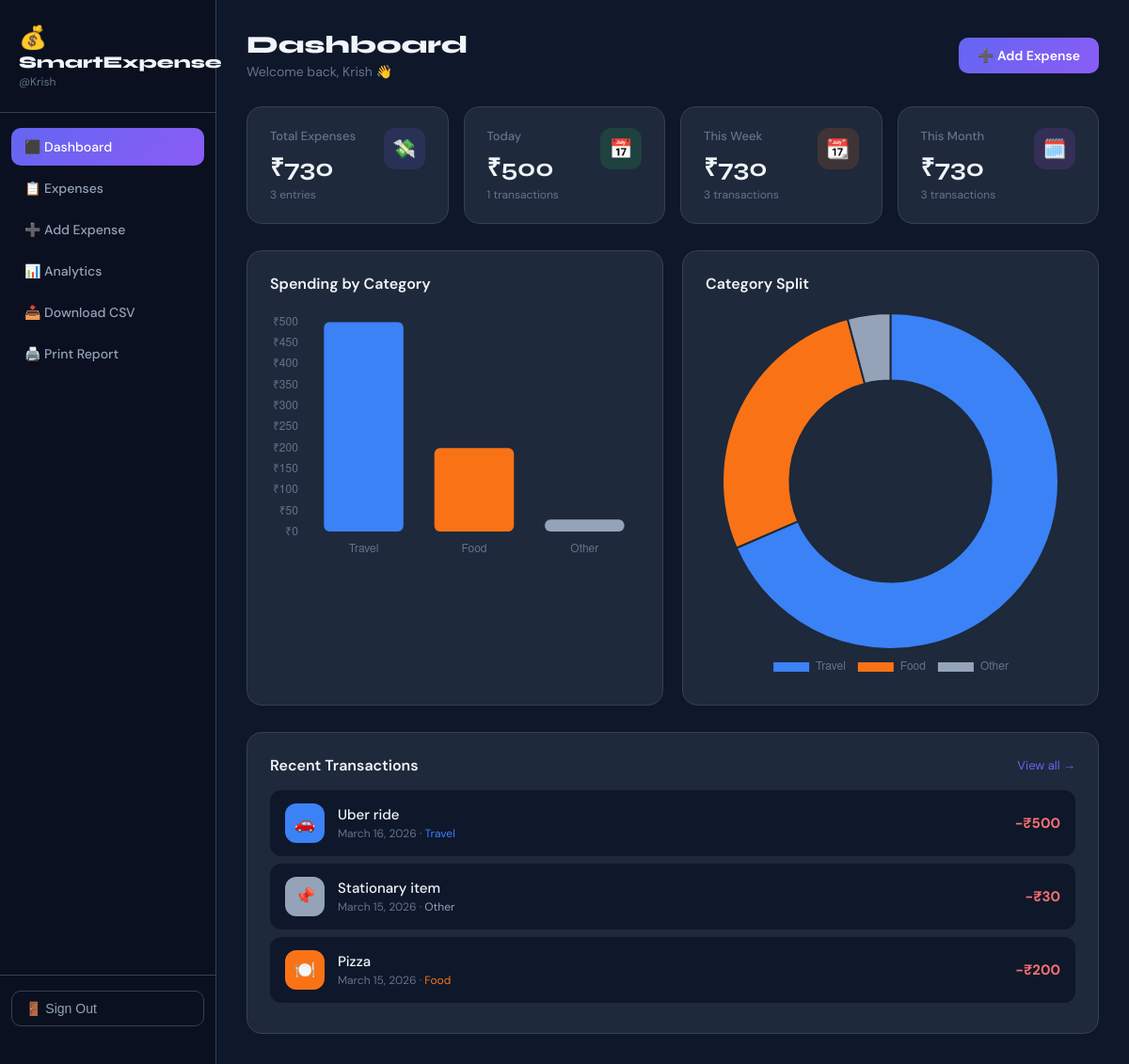
The app's page / (signed in) with its own data.
### expenses/models.py (models this page shows, shortened)
class Expense(models.Model):
    user = models.ForeignKey(User, on_delete=models.CASCADE, related_name='expenses')
    description = models.CharField(max_length=255)
    amount = models.DecimalField(max_digits=10, decimal_places=2)
    date = models.DateField()
    category = models.CharField(max_length=50, choices=CATEGORY_CHOICES, default='Other')
    notes = models.TextField(blank=True, null=True)
    created_at = models.DateTimeField(auto_now_add=True)
    class Meta:
        ordering = ['-date', '-created_at']

### expenses/views.py (the view)
# urls.py: path('', views.dashboard, name='dashboard'),
@login_required
def dashboard(request):
    today = datetime.date.today()
    all_expenses = Expense.objects.filter(user=request.user)
    total = all_expenses.aggregate(Sum('amount'))['amount__sum'] or 0
    today_total = all_expenses.filter(date=today).aggregate(Sum('amount'))['amount__sum'] or 0
    week_total = all_expenses.filter(date__gte=today - datetime.timedelta(days=7)).aggregate(Sum('amount'))['amount__sum'] or 0
    month_total = all_expenses.filter(date__year=today.year, date__month=today.month).aggregate(Sum('amount'))['amount__sum'] or 0
    recent = all_expenses[:5]
    cat_data = []
    cat_totals = all_expenses.values('category').annotate(total=Sum('amount')).order_by('-total')
    for item in cat_totals:
        cat_data.append({
            'category': item['category'],
            'total': float(item['total']),
            'color': CATEGORY_COLORS.get(item['category'], '#94a3b8'),
            'icon': CATEGORY_ICONS.get(item['category'], '📌'),
        })
    context = {
        'total': total,
        'today_total': today_total,
        'week_total': week_total,
        'month_total': month_total,
        'recent': recent,
        'cat_data': cat_data,
        'cat_data_json': json.dumps(cat_data),
        'total_count': all_expenses.count(),
        'today_count': all_expenses.filter(date=today).count(),
        'week_count': all_expenses.filter(date__gte=today - datetime.timedelta(days=7)).count(),
        'month_count': all_expenses.filter(date__year=today.year, date__month=today.month).count(),
        'category_icons': CATEGORY_ICONS,
        'category_colors': CATEGORY_COLORS,
    }
    return render(request, 'expenses/dashboard.html', context)

### expenses/templatetags/expense_extras.py (called while the page is built)
@register.filter
def get_item(dictionary, key):
    return dictionary.get(key, '')

### templates/expenses/dashboard.html (shortened to what this page needs)
{% extends "expenses/base.html" %}
{% load expense_extras %}
{% block content %}
<div class="page">
  <div class="page-header" style="display:flex;justify-content:space-between;align-items:center;">
    <div>
      <h2 class="page-title">Dashboard</h2>
      <p class="page-sub">Welcome back, {{ user.username }} 👋</p>
    </div>
    <a href="{% url 'add_expense' %}" class="btn btn-primary">➕ Add Expense</a>
  </div>
  <div class="stats-grid">
    <div class="stat-card">
      <div style="display:flex;justify-content:space-between;align-items:flex-start;">
        <div>
          <p class="stat-label">Total Expenses</p>
          <p class="stat-value">₹{{ total|floatformat:0 }}</p>
          <p class="stat-sub">{{ total_count }} entries</p>
        </div>
        <div class="stat-icon" style="background:rgba(99,102,241,.15);">💸</div>
      </div>
    </div>
    <div class="stat-card">
      <div style="display:flex;justify-content:space-between;align-items:flex-start;">
        <div>
          <p class="stat-label">Today</p>
          <p class="stat-value">₹{{ today_total|floatformat:0 }}</p>
          <p class="stat-sub">{{ today_count }} transactions</p>
        </div>
        <div class="stat-icon" style="background:rgba(34,197,94,.15);">📅</div>
      </div>
    </div>
    <div class="stat-card">
      <div style="display:flex;justify-content:space-between;align-items:flex-start;">
        <div>
          <p class="stat-label">This Week</p>
          <p class="stat-value">₹{{ week_total|floatformat:0 }}</p>
          <p class="stat-sub">{{ week_count }} transactions</p>
        </div>
        <div class="stat-icon" style="background:rgba(249,115,22,.15);">📆</div>
      </div>
    </div>
    <div class="stat-card">
      <div style="display:flex;justify-content:space-between;align-items:flex-start;">
        <div>
          <p class="stat-label">This Month</p>
          <p class="stat-value">₹{{ month_total|floatformat:0 }}</p>
          <p class="stat-sub">{{ month_count }} transactions</p>
        </div>
        <div class="stat-icon" style="background:rgba(168,85,247,.15);">🗓️</div>
      </div>
    </div>
  </div>
  <div class="charts-grid" style="margin-bottom:28px;">
    <div class="card">
      <h3 style="color:#f1f5f9;font-size:16px;font-weight:600;margin-bottom:20px;">Spending by Category</h3>
      <canvas id="barChart" height="200"></canvas>
    </div>
    <div class="card">
      <h3 style="color:#f1f5f9;font-size:16px;font-weight:600;margin-bottom:20px;">Category Split</h3>
      <canvas id="pieChart" height="200"></canvas>
    </div>
  </div>
  <div class="card">
    <div style="display:flex;justify-content:space-between;align-items:center;margin-bottom:16px;">
      <h3 style="color:#f1f5f9;font-size:16px;font-weight:600;">Recent Transactions</h3>
      <a href="{% url 'expense_list' %}" style="color:#6366f1;font-size:13px;text-decoration:none;">View all →</a>
    </div>
    {% if recent %}
      {% for e in recent %}
      <div class="tx-row">
        <div style="display:flex;align-items:center;gap:14px;flex:1;">
          <div class="tx-icon" style="background: {{ category_colors|get_item:e.category }} 25%;">
            {{ category_icons|get_item:e.category }}
          </div>
          <div>
            <p class="tx-desc">{{ e.description }}</p>
            <p class="tx-meta">{{ e.date }} · <span style="color:{{ category_colors|get_item:e.category }};">{{ e.category }}</span></p>
          </div>
        </div>
        <span class="tx-amount">−₹{{ e.amount|floatformat:0 }}</span>
      </div>
      {% endfor %}
    {% else %}
      <div class="empty">
        <div class="empty-icon">🧾</div>
        <p>No expenses yet. <a href="{% url 'add_expense' %}" style="color:#6366f1;">Add your first one!</a></p>
      </div>
    {% endif %}
  </div>
</div>
{% endblock %}
{% block extra_js %}
<script>
const catData = {{ cat_data_json|safe }};
const labels = catData.map(d => d.category);
const values = catData.map(d => d.total);
const colors = catData.map(d => d.color);
Chart.defaults.color = '#64748b';
new Chart(document.getElementById('barChart'), {
  type: 'bar',
  data: { labels, datasets: [{ data: values, backgroundColor: colors, borderRadius: 6, borderSkipped: false }] },
  options: {
    plugins: { legend: { display: false }, tooltip: { callbacks: { label: ctx => '₹' + ctx.raw.toLocaleString('en-IN') } } },
    scales: {
      x: { grid: { display: false }, border: { display: false } },
      y: { grid: { color: '#1e293b' }, border: { display: false }, ticks: { callback: v => '₹' + v } }
    }
  }
});
new Chart(document.getElementById('pieChart'), {
  type: 'doughnut',
  data: { labels, datasets: [{ data: values, backgroundColor: colors, borderWidth: 2, borderColor: '#1e293b' }] },
  options: {
    cutout: '60%',
    plugins: {
      legend: { position: 'bottom', labels: { padding: 12, font: { size: 12 } } },
      tooltip: { callbacks: { label: ctx => ctx.label + ': ₹' + ctx.raw.toLocaleString('en-IN') } }
    }
  }
});
</script>
{% endblock %}

### templates/expenses/base.html (shortened to what this page needs)
<!DOCTYPE html>
<html lang="en">
<head>
</head>
<body>
{% load expense_extras %}
{% if user.is_authenticated %}
<aside class="sidebar">
  <div class="sidebar-brand">
    <div class="emoji">💰</div>
    <h1>SmartExpense</h1>
    <div class="username">@{{ user.username }}</div>
  </div>
  <nav class="sidebar-nav">
    <a href="{% url 'dashboard' %}" class="nav-link {% if request.resolver_match.url_name == 'dashboard' %}active{% endif %}">⬛ Dashboard</a>
    <a href="{% url 'expense_list' %}" class="nav-link {% if request.resolver_match.url_name == 'expense_list' %}active{% endif %}">📋 Expenses</a>
    <a href="{% url 'add_expense' %}" class="nav-link {% if request.resolver_match.url_name == 'add_expense' %}active{% endif %}">➕ Add Expense</a>
    <a href="{% url 'analytics' %}" class="nav-link {% if request.resolver_match.url_name == 'analytics' %}active{% endif %}">📊 Analytics</a>
    <a href="{% url 'download_csv' %}" class="nav-link">📥 Download CSV</a>
    <a href="{% url 'download_pdf' %}" class="nav-link" target="_blank">🖨️ Print Report</a>
  </nav>
  <div class="sidebar-footer">
    <form method="post" action="{% url 'logout' %}">{% csrf_token %}
      <button type="submit" class="logout-btn">🚪 Sign Out</button>
    </form>
  </div>
</aside>
{% endif %}
<main class="main">
  {% block content %}{% endblock %}
</main>
{% block extra_js %}{% endblock %}
</body>
</html>

### templates/expenses/base.html (style rules this page uses)
*, *::before, *::after { box-sizing: border-box; margin: 0; padding: 0; }
:root { --bg: #0f172a; --surface: #1e293b; --border: #334155; --text: #f1f5f9; --muted: #94a3b8; --dim: #64748b; --primary: #6366f1; --primary2: #8b5cf6; --danger: #f87171; --success: #4ade80; }
body { background: var(--bg); color: var(--text); font-family: 'DM Sans', sans-serif; display: flex; min-height: 100vh; }
.sidebar { width: 230px; background: #0a1020; border-right: 1px solid var(--border); display: flex; flex-direction: column; padding: 24px 0; min-height: 100vh; flex-shrink: 0; position: sticky; top: 0; }
.sidebar-brand { padding: 0 20px 24px; border-bottom: 1px solid var(--border); }
.sidebar-brand .emoji { font-size: 24px; }
.sidebar-brand h1 { font-family: 'Syne', sans-serif; font-size: 18px; font-weight: 800; color: var(--text); }
.sidebar-brand .username { font-size: 12px; color: var(--dim); margin-top: 2px; }
.sidebar-nav { flex: 1; padding: 16px 12px; }
.nav-link { display: flex; align-items: center; gap: 10px; padding: 11px 14px; border-radius: 10px; color: var(--muted); font-size: 14px; font-weight: 500; text-decoration: none; transition: all .15s; margin-bottom: 4px; }
.nav-link.active { background: linear-gradient(135deg, var(--primary), var(--primary2)); color: #fff; }
.sidebar-footer { padding: 16px 12px; border-top: 1px solid var(--border); }
.logout-btn { display: block; width: 100%; padding: 10px 14px; border-radius: 10px; border: 1px solid var(--border); background: transparent; color: var(--muted); cursor: pointer; font-size: 14px; font-weight: 500; text-align: left; text-decoration: none; transition: all .15s; }
.main { flex: 1; overflow-y: auto; max-height: 100vh; }
.page { padding: 32px; }
.page-header { margin-bottom: 28px; }
.page-title { font-family: 'Syne', sans-serif; font-size: 26px; font-weight: 800; color: var(--text); }
.page-sub { color: var(--dim); font-size: 14px; margin-top: 4px; }
.card { background: var(--surface); border: 1px solid var(--border); border-radius: 16px; padding: 24px; }
.stats-grid { display: grid; grid-template-columns: repeat(4,1fr); gap: 16px; margin-bottom: 28px; }
.stat-card { background: var(--surface); border: 1px solid var(--border); border-radius: 16px; padding: 22px 24px; }
.stat-label { color: var(--dim); font-size: 13px; font-weight: 500; margin-bottom: 6px; }
.stat-value { font-family: 'Syne', sans-serif; font-size: 26px; font-weight: 700; color: var(--text); }
.stat-sub { color: var(--dim); font-size: 12px; margin-top: 4px; }
.stat-icon { width: 44px; height: 44px; border-radius: 12px; display: flex; align-items: center; justify-content: center; font-size: 20px; }
.btn { display: inline-flex; align-items: center; gap: 6px; padding: 10px 20px; border-radius: 10px; border: none; cursor: pointer; font-size: 14px; font-weight: 600; font-family: 'DM Sans', sans-serif; text-decoration: none; transition: all .15s; }
.btn-primary { background: linear-gradient(135deg, var(--primary), var(--primary2)); color: #fff; }
.tx-row { display: flex; justify-content: space-between; align-items: center; padding: 14px 16px; background: var(--bg); border-radius: 12px; margin-bottom: 8px; gap: 12px; }
.tx-icon { width: 42px; height: 42px; border-radius: 12px; display: flex; align-items: center; justify-content: center; font-size: 18px; flex-shrink: 0; }
.tx-desc { font-size: 15px; font-weight: 500; }
.tx-meta { font-size: 12px; color: var(--dim); margin-top: 2px; }
.tx-amount { font-weight: 700; font-size: 15px; color: var(--danger); white-space: nowrap; }
.charts-grid { display: grid; grid-template-columns: 1fr 1fr; gap: 20px; margin-bottom: 24px; }

### records on screen
Expense: category "🚗", description "Uber ride", date "March 16, 2026", category "Travel", amount "500"
Expense: category "📌", description "Stationary item", date "March 15, 2026", category "Other", amount "30"
Expense: category "🍽️", description "Pizza", date "March 15, 2026", category "Food", amount "200"

### other values on screen
{{ user.username }} "Krish"
{{ total|floatformat:0 }} "730"
{{ total_count }} "3"
{{ today_total|floatformat:0 }} "500"
{{ today_count }} "1"
{{ week_total|floatformat:0 }} "730"
{{ week_count }} "3"
{{ month_total|floatformat:0 }} "730"
{{ month_count }} "3"
